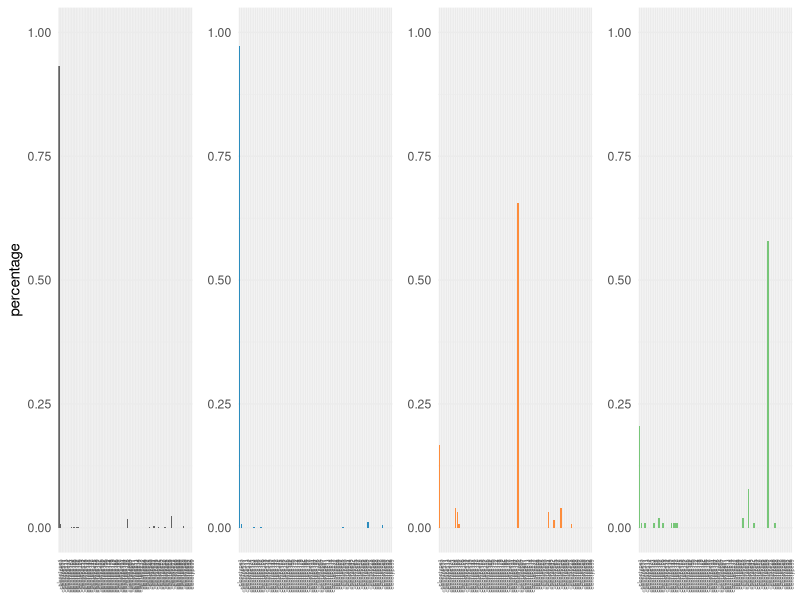
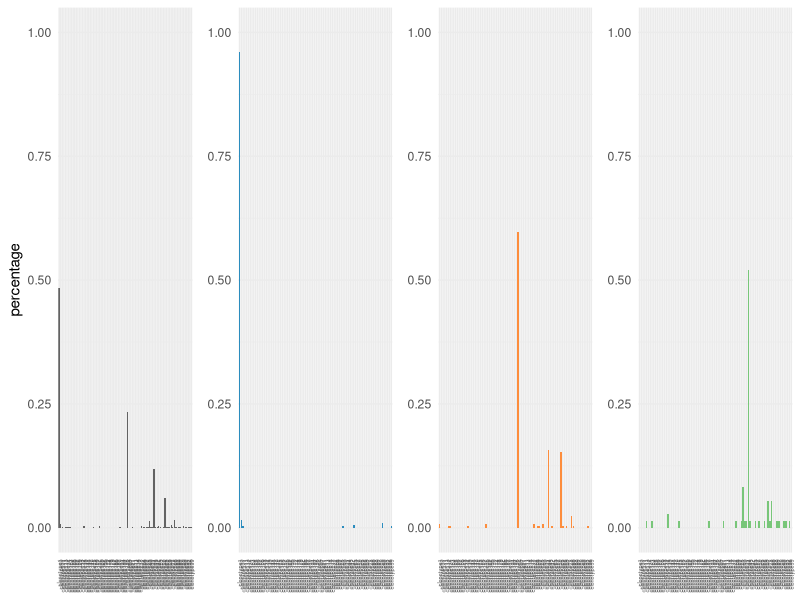
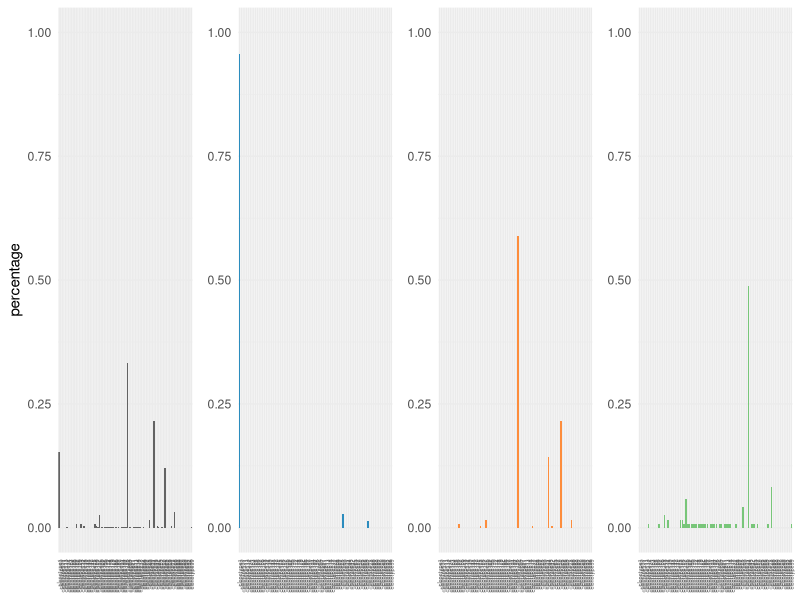

Write R code to recreate these figures, in order.
library(dplyr)
library(ggplot2)
library(gridExtra)

ct_sc = read.csv("pt3_CT_SC.csv",header=T)
ct_sc_no_unassign=ct_sc[!ct_sc$SC=="UNASSIGN",]
count=count(ct_sc_no_unassign,CT)

plotClonotype = function(sample){
  ct_sc_sample = ct_sc_no_unassign[ct_sc_no_unassign$sampleID==sample,]
  ct_sc1 = ct_sc_sample[ct_sc_sample$SC == "SC1",]
  ct_sc1_count = count(ct_sc1,CT)
  ct_sc2 = ct_sc_sample[ct_sc_sample$SC == "SC2",]
  ct_sc2_count = count(ct_sc2,CT)
  ct_normal = ct_sc_sample[ct_sc_sample$SC == "normal",]
  ct_normal_count = count(ct_normal,CT)
  ###### sample level clonotype #####
  ct_sc_sample_count = count
  for (i in 1:nrow(count)){
    x = count(ct_sc_sample,CT)
    if (ct_sc_sample_count[i,1] %in% x$CT) {
      ct_sc_sample_count[i,2] = x[x$CT == ct_sc_sample_count[i,1],2]
    } else 
    {
      ct_sc_sample_count[i,2] = 0
    }
  }
  matrix_sample = ct_sc_sample_count
  matrix_sample$percentage = matrix_sample$n/sum(matrix_sample$n)
  p0=ggplot(data=matrix_sample,aes(x=CT,y=percentage,fill="n")) +
    geom_bar(stat="identity",position=position_dodge())+
    scale_fill_manual(values="#636363") +
    ylim(0,1) +
    ylab("percentage") +
    theme_minimal() +
    theme(
      legend.position="none",
      axis.title.x = element_blank(),
      axis.text.x = element_text(angle = 90, vjust = 0.5, hjust=1,size=4)
    )
  ###### subclonal clonotype#########
  ct_sc1_count = count
  for (i in 1:nrow(count)){
    x = count(ct_sc1,CT)
    if (ct_sc1_count[i,1] %in% x$CT) {
      ct_sc1_count[i,2] = x[x$CT == ct_sc1_count[i,1],2]
    } else 
    {
      ct_sc1_count[i,2] = 0
    }
  }
  ct_sc2_count = count
  for (i in 1:nrow(count)){
    x = count(ct_sc2,CT)
    if (ct_sc2_count[i,1] %in% x$CT) {
      ct_sc2_count[i,2] = x[x$CT == ct_sc2_count[i,1],2]
    } else 
    {
      ct_sc2_count[i,2] = 0
    }
  }
  ct_normal_count = count
  for (i in 1:nrow(count)){
    x = count(ct_normal,CT)
    if (ct_normal_count[i,1] %in% x$CT) {
      ct_normal_count[i,2] = x[x$CT == ct_normal_count[i,1],2]
    } else 
    {
      ct_normal_count[i,2] = 0
    }
  }
  matrix=as.data.frame(cbind(ct_sc1_count$n,ct_sc2_count$n,ct_normal_count$n))
  colnames(matrix) = c("SC1","SC2","normal")
  matrix$clonotype = count$CT
  #### percentage ####
  matrix$sc1_percent=matrix$SC1/sum(matrix$SC1)
  matrix$sc2_percent=matrix$SC2/sum(matrix$SC2)
  matrix$normal_percent=matrix$normal/sum(matrix$normal)
  p1 = ggplot(data=matrix,aes(x=clonotype,y=sc1_percent,fill="SC1")) +
    geom_bar(stat="identity",position=position_dodge())+
    scale_fill_manual(values="#2b8cbe") +
    ylim(0,1) +
    theme_minimal() +
    theme(
      legend.position="none",
      axis.title.x = element_blank(),
      axis.title.y = element_blank(),
      axis.text.x = element_text(angle = 90, vjust = 0.5, hjust=1,size=4)
    )
  p2 = ggplot(data=matrix,aes(x=clonotype,y=sc2_percent,fill="SC2")) +
    geom_bar(stat="identity",position=position_dodge())+
    scale_fill_manual(values="#fd8d3c") +
    ylim(0,1) +
    theme_minimal() +
    theme(
      legend.position="none",
      axis.title.x = element_blank(),
      axis.title.y = element_blank(),
      axis.text.x = element_text(angle = 90, vjust = 0.5, hjust=1,size=4)
    )
  p3 = ggplot(data=matrix,aes(x=clonotype,y=normal_percent,fill="Normal")) +
    geom_bar(stat="identity",position=position_dodge())+
    scale_fill_manual(values="#78c679") +
    ylim(0,1) +
    theme_minimal() +
    theme(
      legend.position="none",
      axis.title.x = element_blank(),
      axis.title.y = element_blank(),
      axis.text.x = element_text(angle = 90, vjust = 0.5, hjust=1,size=4)
    )
  print(grid.arrange(p0,p1, p2, p3,nrow = 1))
}

pdf("T1_subclonal_clonotype_percentage.pdf",width=8,height=3)
plotClonotype(2)
dev.off()

pdf("T2_subclonal_clonotype_percentage.pdf",width=8,height=3)
plotClonotype(1)
dev.off()

pdf("T3_subclonal_clonotype_percentage.pdf",width=8,height=3)
plotClonotype(3)
dev.off()
















